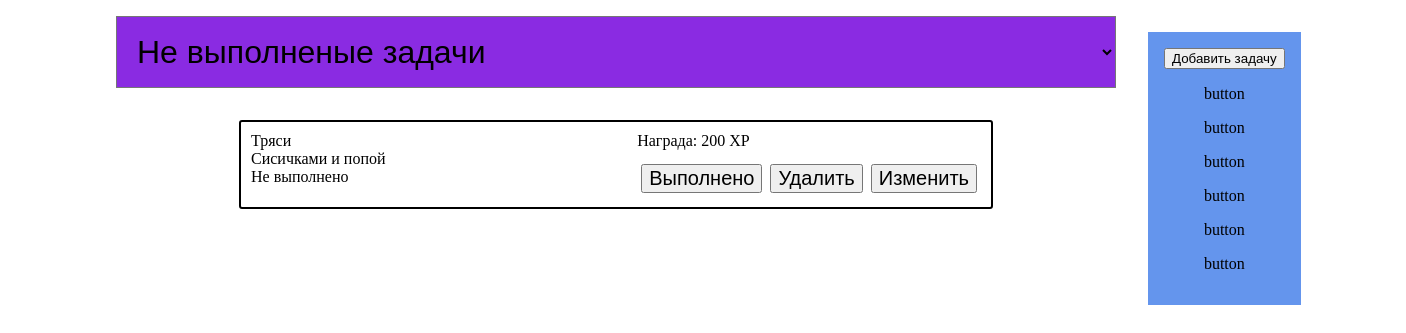
The app's page /, older data.
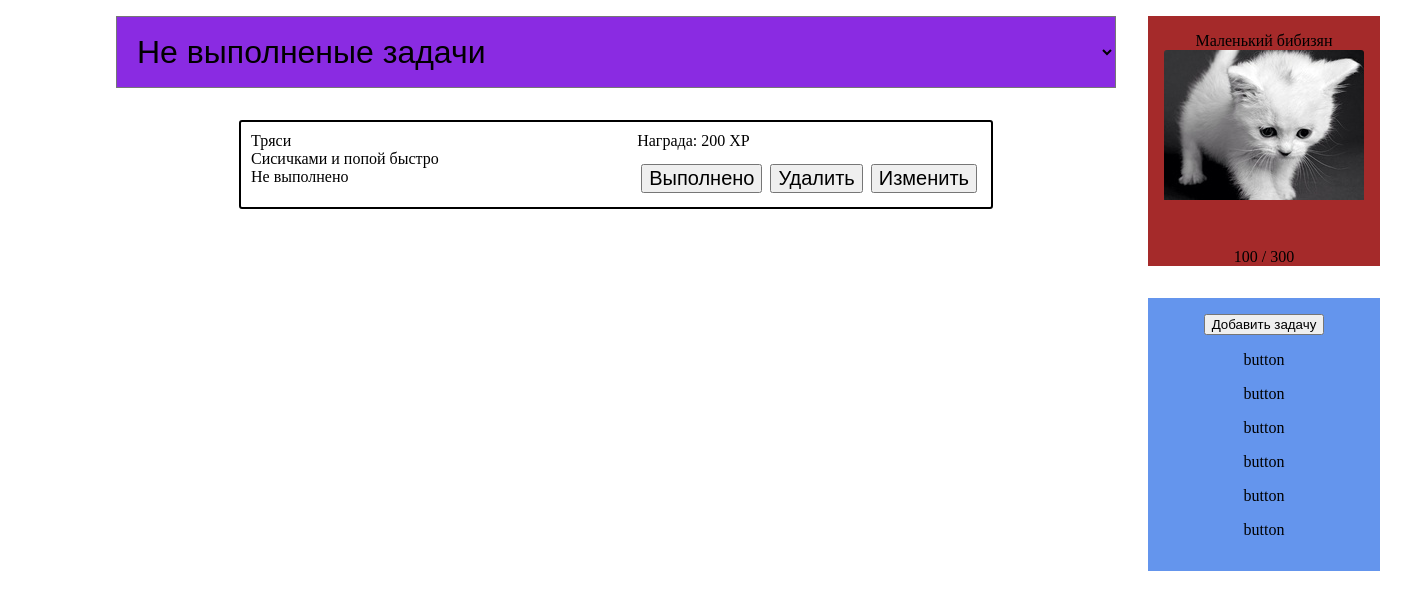
The same page, newer data.
### trak/models.py (models this page shows)
class quest(models.Model):
    nameQu = models.CharField(max_length=128)
    comments = models.TextField(null=True,blank=True)
    exp = models.PositiveIntegerField(default=0)
    done = models.BooleanField(default=False)

class Persons(models.Model):
    nameL = models.TextField()
    minlvl= models.PositiveIntegerField()
    maxlvl = models.PositiveIntegerField()
    image = models.ImageField(upload_to='image')

class NowExp(models.Model):
    expe = models.PositiveIntegerField(default=0)

### trak/views.py (the view)
# urls.py: path('', main, name='main'),
def main(request): # подгрузка всех данных на странцу
    quests = quest.objects.all()
    user = Persons.objects.all()
    expes = NowExp.objects.all()
    return render(request,'trak/main.html',{'data':{'quests':quests,'person':user,'expes':expes}})

### trak/templates/trak/main.html (shortened to what this page needs)
{% load static%}
<!DOCTYPE html>
<html>
  <head>
    <link rel="stylesheet" type="text/css" href="{% static 'css/class.css'%}" />
    <link rel="stylesheet" type="text/css" href="{% static 'css/id.css'%}" />
  </head>
  <body>
    <div id="a">
      <div class="b">
        <select name="items" id="nav" autocomplete="off"  onchange="showBlock(this.value)">
          <option value="1" selected="selected" >Не выполненые задачи</option>
          </select>
          <div id='list'>
            <div id="id1">{% include "./questCardFalse.html" %}</div>
          </div>
      </div>
      <div class="b">
        {% include "./person.html" %}
        <div id="vid">
          <button type="button" onclick="openForm()">Добавить задачу</button>
          <p>button</p>
          <p>button</p>
          <p>button</p>
          <p>button</p>
          <p>button</p>
          <p>button</p>
        </div>
      </div>
    </div>
  </body>
</html>

### trak/templates/trak/questCardFalse.html
{% for quest in data.quests %}
{% if not quest.done %}
<div id="info">
  <div id="infostate">
    <div class="infotext" id="infomain">
      <span>{{ quest.nameQu }}</span><span>{{ quest.comments }}</span>
      {% if quest.done %}<span>Выполнено</span>{% else %}Не выполнено{% endif %}
    </div>
    <div id="inforb">
      <div class="infotext">Награда: {{ quest.exp }} XP</div>
      <div class="infotext">
        <div id="infob">
          <a href="done/{{ quest.id }}/{{quest.exp}}"
            ><button class="infobtn">Выполнено</button></a
          >
          <a href="deleters/{{ quest.id }}"
            ><button class="infobtn">Удалить</button></a
          >
          <button
            class="infobtn"
            type="button"
            onclick="openEdit({{ quest.id }})"
          >
            Изменить
          </button>
        </div>
      </div>
    </div>
  </div>
</div>
{% endif %}
{% endfor %}

### trak/templates/trak/person.html
<div id="per">
  {% for p in data.person %}
  {% for pe in data.expes %}
  {% if pe.expe <= p.maxlvl and pe.expe >= p.minlvl %}
    <div id="perpic">{{p.nameL}}<img class='card-img-top' src="{{p.image.url }}" alt=""></div>
    <div>{{pe.expe}} / {{p.maxlvl}}</div>
  {% endif %}
  {% endfor %}
  {% endfor %}
</div>

### static/css/class.css (style rules this page uses)
.b { flex-direction: column; }
.infotext { margin: 10px; font-family: Trebuchet MS; display: flex; flex-direction: column; align-items: flex-start; }
.infobtn { margin: 4px; font-size: 20px; }
.card-img-top { border-top-left-radius: calc(.25rem - 1px); border-top-right-radius: calc(.25rem - 1px) }

### static/css/id.css (style rules this page uses)
#a { display: flex; justify-content: center; text-align: center; position: absolute; left: 100px; top: 0; }
#nav { background-color: blueviolet; width: 1000px; font-size: 32px; margin: 16px; margin-bottom: 32px; padding: 16px; }
#per { background-color: brown; margin: 16px; margin-bottom: 32px; }
#vid { background-color: cornflowerblue; margin: 16px; padding: 16px; }
#perpic { width: 200px; height: 200px; padding: 16px; }
#info { display: flex; justify-content: center; margin-bottom: 10px; }
#inforb { flex-direction: column; }
#infostate { border: 2px solid black; border-radius: 3px; display: flex; width: 750px; justify-content: space-between; }
#infob { display: flex; flex-wrap: nowrap; }
#id1 { display: block; }
#list { display: block; }

Row changes from the older to the newer data that the page shows:
changed quest "Тряси": comments "Сисичками и попой" → "Сисичками и попой быстро"
added Persons: nameL "Маленький бибизян", maxlvl "300"
added NowExp: image (picture), expe "100"
